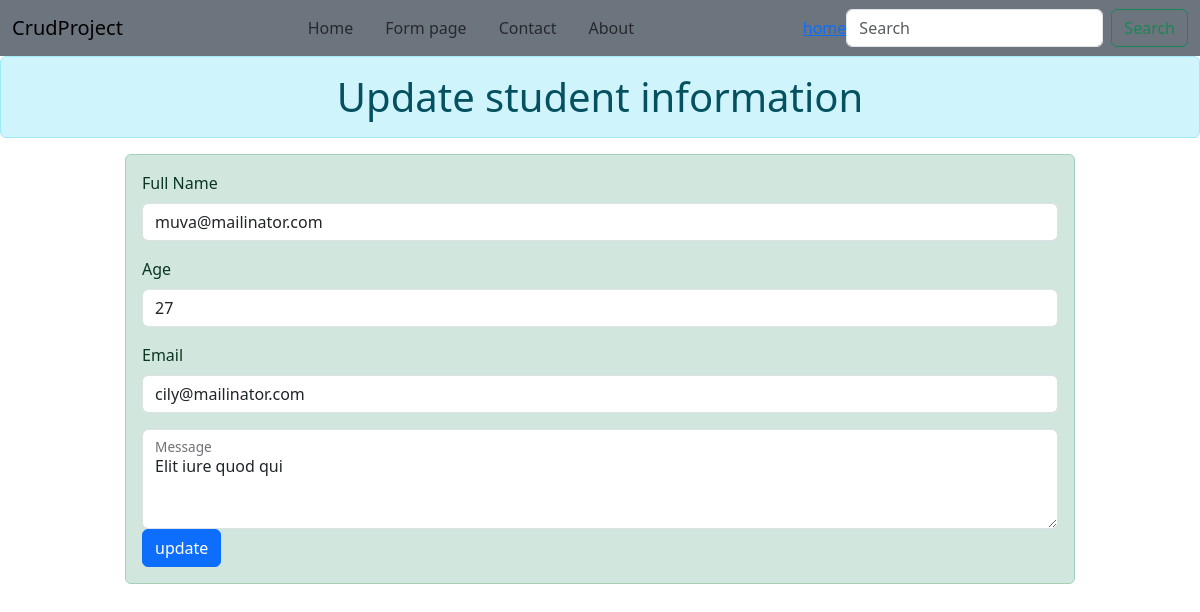
/edit/6, run on the app's committed database.
### crud_app/models.py (models this page shows)
class Student(models.Model):
    name=models.CharField(max_length=200,validators=[MinLengthValidator(5)])
    age=models.IntegerField()
    email=models.EmailField(unique=True)
    message=models.TextField()
    isdelete=models.BooleanField(default=False)

### crud_app/views.py (the view, shortened to what this page needs)
# urls.py: path("edit/<int:id>",edit,name="edit")
def edit(request,id):
    data=Student.objects.get(id=id) #
    return render(request,'crud_app/edit.html',{'data':data})

### crud_app/templates/crud_app/edit.html (shortened to what this page needs)
{% extends "base.html" %}
{% block content %}
     <h1 class="text-center alert alert-info">Update student information</h1>
     <div class="container">
        <div class="row">
            <div class="col-10 mx-auto alert alert-success">
                <form method="post" action="{% url 'edit' data.id %}">
                    <div class="mb-3">
                      <label for="exampleInputEmail1" class="form-label">Full Name</label>
                      <input type="text" value="{{data.name}}" name="name" class="form-control" id="exampleInputEmail1" aria-describedby="emailHelp">
                    </div>
                    <div class="mb-3">
                        <label for="exampleInputEmail1" class="form-label">Age</label>
                        <input type="number" value="{{data.age}}" name="age" class="form-control" id="exampleInputEmail1" aria-describedby="emailHelp">
                      </div>
                      <div class="mb-3">
                        <label for="exampleInputEmail1" class="form-label">Email</label>
                        <input type="email" value="{{data.email}}" name="email" class="form-control" id="exampleInputEmail1" aria-describedby="emailHelp">
                      </div>
                      <div class="form-floating">
                        <textarea class="form-control" name="message" placeholder="Leave a comment here" id="floatingTextarea2" style="height: 100px">{{data.message}}</textarea>
                        <label for="floatingTextarea2">Message</label>
                      </div>
                    <button type="submit" class="btn btn-primary">update</button>
                  </form>
            </div>
        </div>
     </div>
     {% endblock content %}

### data on the page
Student: name "muva@mailinator.com", age "27", email "cily@mailinator.com", message "Elit iure quod qui"
